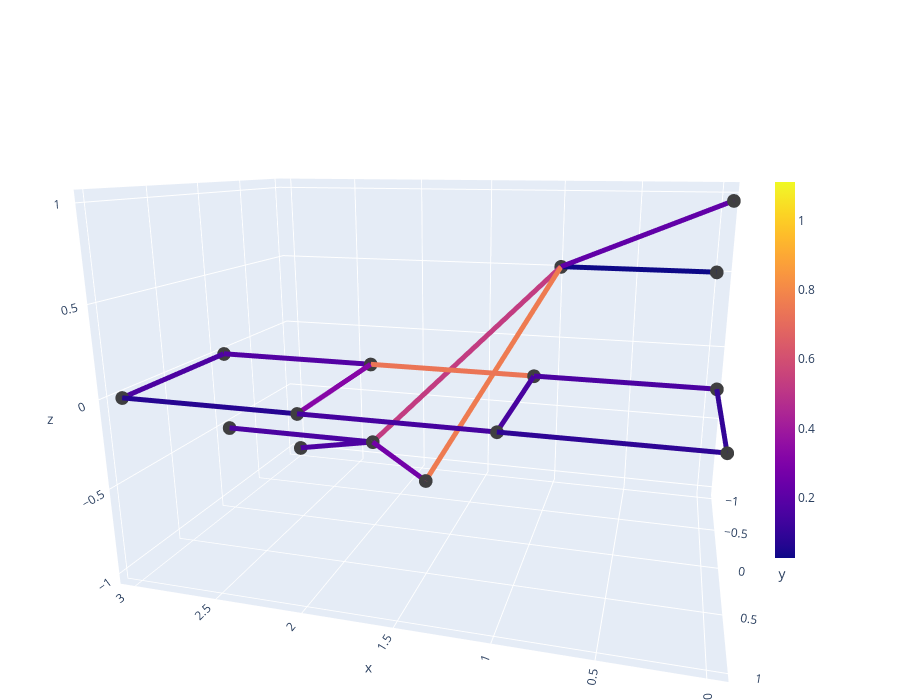

Notebook source saved alongside this figure:
### Code cell
# compute the linking centrality
cmap = 'plasma'
matrix = Lam_gli.copy()
# For G1: absolute row sum (assume one value per edge, e.g., left-aligned)
row_sums = np.abs(matrix).sum(axis=1)
# For G2: absolute column sum (one per edge)
col_sums = np.abs(matrix).sum(axis=0)


plot_networkx_colore(G1, G2, pos1, pos2, row_sums, col_sums, camera=camera, val_range=crange,
                     lab_name=lab_G+'-cent', cmap=cmap, xval=.85, cbar_len=0.6,
                     figsize=figsize_g, nlabel=False)

### Figure 1 — Plotly figure (JSON) as saved in the notebook; plotly's stock layout.template omitted (floating-point values rounded to 4 significant figures; data arrays with more than 128 entries replaced by an {"elided": "..."} marker saying what was removed)
{"data": [{"hoverinfo": "text", "marker": {"color": "#3f3f40", "size": 8}, "mode": "markers", "text": ["0", "1", "2", "3", "4", "5", "6", "7"], "textposition": "top center", "type": "scatter3d", "x": [0, 0, 1, 1, 2, 2, 3, 3], "y": [0, 1, 0, 1, 0, 1, 0, 1], "z": [0, 0, 0, 0, 0, 0, 0, 0]}, {"hoverinfo": "none", "line": {"color": "#4c02a1", "width": 10}, "mode": "lines", "type": "scatter3d", "x": [0, 1, null], "y": [0, 0, null], "z": [0, 0, null]}, {"hoverinfo": "none", "line": {"color": "#330597", "width": 10}, "mode": "lines", "type": "scatter3d", "x": [0, 0, null], "y": [0, 1, null], "z": [0, 0, null]}, {"hoverinfo": "none", "line": {"color": "#2e0595", "width": 10}, "mode": "lines", "type": "scatter3d", "x": [0, 1, null], "y": [1, 1, null], "z": [0, 0, null]}, {"hoverinfo": "none", "line": {"color": "#eb7556", "width": 10}, "mode": "lines", "type": "scatter3d", "x": [1, 2, null], "y": [0, 0, null], "z": [0, 0, null]}, {"hoverinfo": "none", "line": {"color": "#48039f", "width": 10}, "mode": "lines", "type": "scatter3d", "x": [1, 1, null], "y": [0, 1, null], "z": [0, 0, null]}, {"hoverinfo": "none", "line": {"color": "#46039f", "width": 10}, "mode": "lines", "type": "scatter3d", "x": [1, 2, null], "y": [1, 1, null], "z": [0, 0, null]}, {"hoverinfo": "none", "line": {"color": "#5302a3", "width": 10}, "mode": "lines", "type": "scatter3d", "x": [2, 3, null], "y": [0, 0, null], "z": [0, 0, null]}, {"hoverinfo": "none", "line": {"color": "#8606a6", "width": 10}, "mode": "lines", "type": "scatter3d", "x": [2, 2, null], "y": [0, 1, null], "z": [0, 0, null]}, {"hoverinfo": "none", "line": {"color": "#260591", "width": 10}, "mode": "lines", "type": "scatter3d", "x": [2, 3, null], "y": [1, 1, null], "z": [0, 0, null]}, {"hoverinfo": "none", "line": {"color": "#4c02a1", "width": 10}, "mode": "lines", "type": "scatter3d", "x": [3, 3, null], "y": [0, 1, null], "z": [0, 0, null]}, {"hoverinfo": "text", "marker": {"color": "#3f3f40", "size": 8}, "mode": "markers", "text": ["0", "2", "3", "1", "4", "5", "6"], "textposition": "top center", "type": "scatter3d", "x": [1, 0, 0, 2, 3, 3, 1.5], "y": [-1, -1, 0, 0, 0, -1, 0.5], "z": [0.5, 0.5, 1, -0.5, -0.5, -1, -0.5]}, {"hoverinfo": "none", "line": {"color": "#c23c81", "width": 10}, "mode": "lines", "type": "scatter3d", "x": [1, 2, null], "y": [-1, 0, null], "z": [0.5, -0.5, null]}, {"hoverinfo": "none", "line": {"color": "#0d0887", "width": 10}, "mode": "lines", "type": "scatter3d", "x": [1, 0, null], "y": [-1, -1, null], "z": [0.5, 0.5, null]}, {"hoverinfo": "none", "line": {"color": "#6100a7", "width": 10}, "mode": "lines", "type": "scatter3d", "x": [1, 0, null], "y": [-1, 0, null], "z": [0.5, 1, null]}, {"hoverinfo": "none", "line": {"color": "#ee7b51", "width": 10}, "mode": "lines", "type": "scatter3d", "x": [1, 1.5, null], "y": [-1, 0.5, null], "z": [0.5, -0.5, null]}, {"hoverinfo": "none", "line": {"color": "#4b03a1", "width": 10}, "mode": "lines", "type": "scatter3d", "x": [2, 3, null], "y": [0, 0, null], "z": [-0.5, -0.5, null]}, {"hoverinfo": "none", "line": {"color": "#4e02a2", "width": 10}, "mode": "lines", "type": "scatter3d", "x": [2, 3, null], "y": [0, -1, null], "z": [-0.5, -1, null]}, {"hoverinfo": "none", "line": {"color": "#7201a8", "width": 10}, "mode": "lines", "type": "scatter3d", "x": [2, 1.5, null], "y": [0, 0.5, null], "z": [-0.5, -0.5, null]}, {"hoverinfo": "none", "marker": {"cmax": 1.111, "cmin": 0.02538, "color": [0.02538, 1.111], "colorbar": {"len": 0.6, "thickness": 20, "x": 0.85}, "colorscale": {"elided": "256x2 mixed values"}, "size": 0.1}, "mode": "markers", "showlegend": false, "type": "scatter3d", "x": [null], "y": [null], "z": [null]}], "layout": {"height": 700, "margin": {"b": 0, "l": 0, "r": 0, "t": 40}, "scene": {"aspectmode": "data", "camera": {"center": {"x": 0, "y": 0, "z": 0}, "eye": {"x": -0.5, "y": 1.8, "z": 0.5}, "up": {"x": 0, "y": 0, "z": 0.1}}, "xaxis": {"title": {"text": "x"}}, "yaxis": {"title": {"text": "y"}}, "zaxis": {"title": {"text": "z"}}}, "showlegend": false}}
